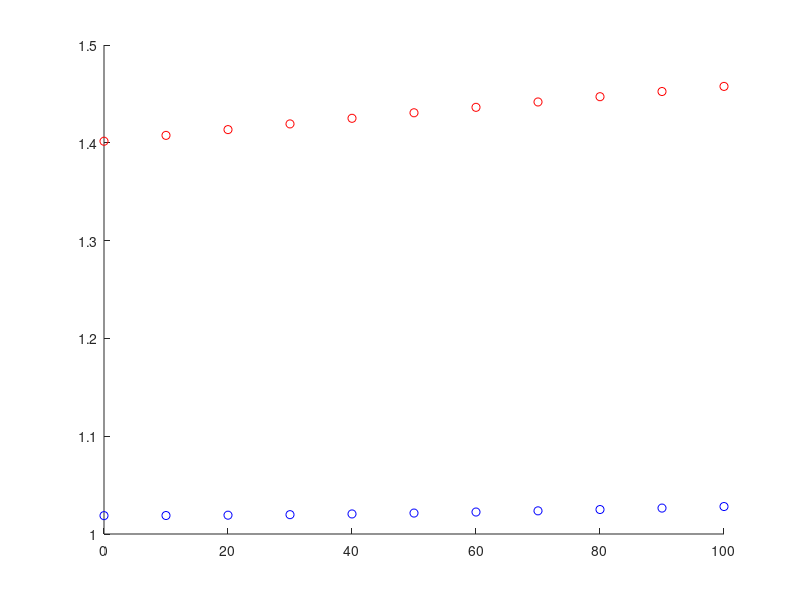
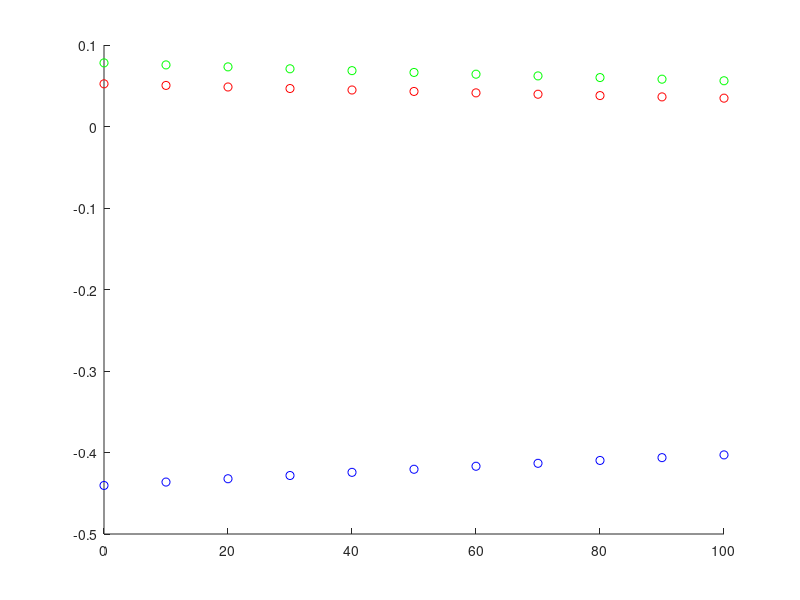
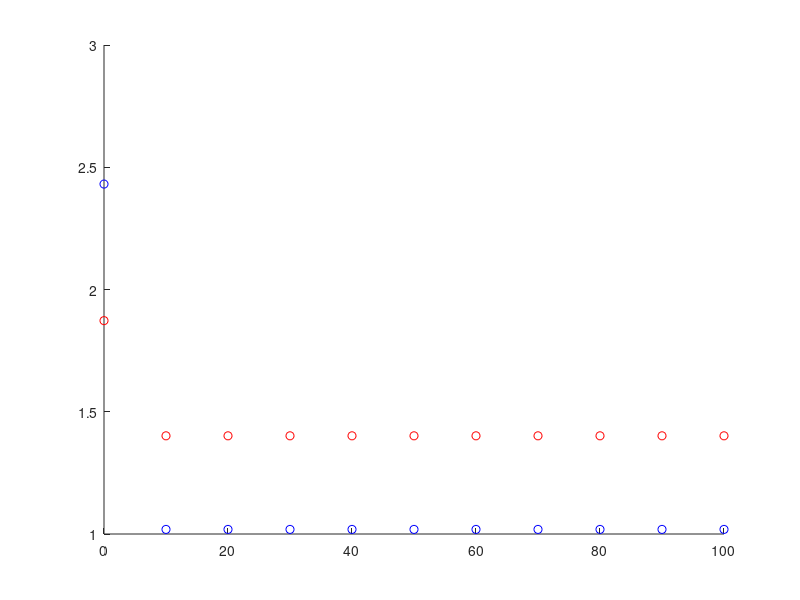
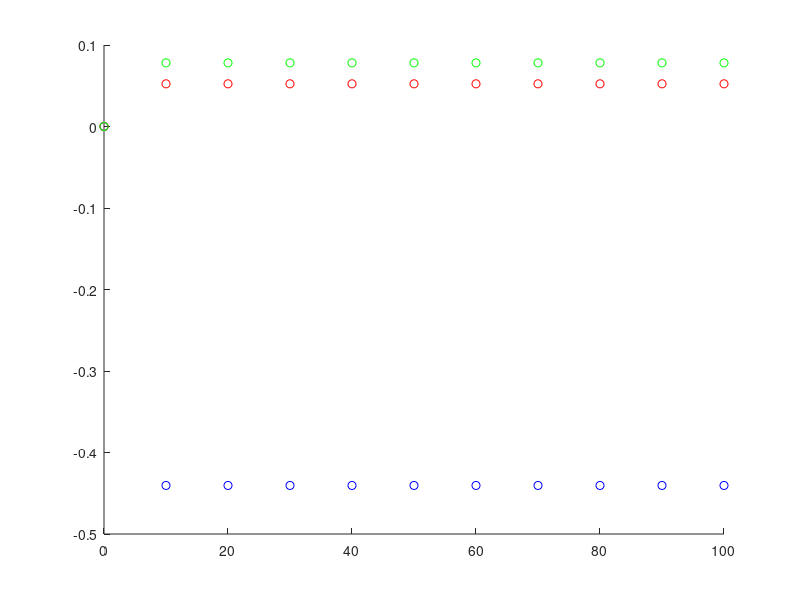

Reproduce these figures in MATLAB, in order.
function Q1()

x = load('hw2x.dat');
y = load('hw2y.dat');
percentCut = 0.9;

x_training = x(1:round(length(x)*percentCut),:);
y_training = y(1:round(length(x)*percentCut),:);
x_test = x(round(length(x)*percentCut) + 1:length(x),:);
y_test = y(round(length(y)*percentCut) + 1:length(y),:);

%Q1.a 
figure 
hold on;
for lambda = 0:10:100
    W = L2Regulization(x_training, y_training, lambda);
%     ySol_training = ExpandX(x_training,1)*W;
%     ySol_test = ExpandX(x_test,1)*W;
    ySol_training = x_training*W;
    ySol_test = x_test*W;

    rMeanSqrEr = sqrt((sum((ySol_training - y_training).^2))/length(ySol_training));
    rMeanSqrEr_test = sqrt((sum((ySol_test - y_test).^2))/length(ySol_test));
    scatter(lambda, rMeanSqrEr,[],[0 0 1] );%blue
    scatter(lambda, rMeanSqrEr_test,[],[1 0 0]);  %Red
end

hold off;

figure
hold on ;
for lambda = 0:10:100
    W = L2Regulization(x_training, y_training, lambda);
    scatter(lambda, W(1),[],[0 0 1] );%blue
    scatter(lambda, W(2),[],[1 0 0]);  %Red
    scatter(lambda, W(3),[],[0 1 0]);  %GREEN
end


%Q1.C 
figure 
hold on;
for lambda = 0:10:100
    W = L1Regulization(x_training, y_training, lambda);
%     ySol_training = ExpandX(x_training,1)*W;
%     ySol_test = ExpandX(x_test,1)*W;
    ySol_training = x_training*W;
    ySol_test = x_test*W;

    rMeanSqrEr = sqrt((sum((ySol_training - y_training).^2))/length(ySol_training));
    rMeanSqrEr_test = sqrt((sum((ySol_test - y_test).^2))/length(ySol_test));
    scatter(lambda, rMeanSqrEr,[],[0 0 1] );%blue
    scatter(lambda, rMeanSqrEr_test,[],[1 0 0]);  %Red
end

hold off;

figure
hold on ;
for lambda = 0:10:100
    W = L1Regulization(x_training, y_training, lambda);
    scatter(lambda, W(1),[],[0 0 1] );%blue
    scatter(lambda, W(2),[],[1 0 0]);  %Red
    scatter(lambda, W(3),[],[0 1 0]);  %GREEN
end


function F = ExpandX(X,d)
  F = [X, ones(size(X, 1),1)];
  for n = 2:d
    F = [F(:,n-1).^n, F];
  end
end

function W = L2Regulization(X,Y, lambda)
  x_extend = X; %ExpandX(X,1);
  I = eye(size(x_extend, 2));
  W = pinv(x_extend'*x_extend + lambda.*I)*x_extend'*Y;
end

%Q1.b
function W = L1Regulization(X,Y, lambda)
  H = X'*X;
  f = -(Y'*X)';
  A = [ 1 1 1;
        1 1 -1;
        1 -1 1;
        -1 1 1;
        1 -1 -1;
        -1 1 -1;
        -1 -1 1;
        -1 -1 -1];
  b = lambda*ones(size(A,1),1);
  W = quadprog(H, f, A, b);
end


function J =errorF(X,Y,W,d, norm)
  if nargin < 5
    norm = 'no';
  end    
    
  x_expand = ExpandX(X,d);
    % normalize
  if strcmpi(norm, 'yes') ==1
    x_expand = Normalize(x_expand);
  end
  J = sum((x_expand*W - Y).^2)/2;
end

end


%
% hold on
% 
% %Q1.b plot linear regression
% 
% extend = ones(size(x));
% 
% x_extend = [x extend];
% 
% W = LinearRegression(x_extend, y);
% 
% W_x = (min(x):0.1:max(x))';
% W_y = [W_x, ones(size(W_x))]*W;
% 
% plot(W_x, W_y,'-r'); 
% 
% %Q 1.c, find error function
% error = sum(((x_extend*W - y).^2))/2;
% disp('Linear regression error function'), disp(error);
% 
% 
% % Q 1.d polynomial regression
% function W = PolyRegress(X,Y,d,norm)
%   if nargin < 4
%     norm = 'no';
%   end  
%     
%   x_extend = ExpandX(X,d);
%   % normalize
%   if strcmpi(norm, 'yes') ==1
%     x_extend = Normalize(x_extend);
%   end
%   W = pinv(x_extend'*x_extend)*x_extend'*Y;
% end
% 
% %Q1.e quadratic fit, and error function
% W = PolyRegress(x, y, 2);
% PlotPoly(x,y,W,2, '-g');
% x_expand = ExpandX(x,2);
% error = sum((x_expand*W - y).^2)/2;
% disp('quadratic regression error function'), disp(error);
% 
% %Q1.f cubic fit, and error function
% W = PolyRegress(x, y, 3);
% PlotPoly(x,y,W,3, '-m');
% x_expand = ExpandX(x,3);
% error = sum((x_expand*W - y).^2)/2;
% disp('cubic regression error function'), disp(error);
% 
% hold off
% title('linear,quadratic,cubic regression fit to data model')
% xlabel('x')
% ylabel('y')
% legend('scatter','linear', 'quadratic', 'cubic','Location','southeast')
% 
% %Q1.g explaination on report
% 
% %Q1.h five-fold cross validation
% kFoldValidation(x, y, 10, 5);
% 
% W = PolyRegress(x, y, 6, 'no');
% x_expand = ExpandX(x,6);
% error = sum((x_expand*W - y).^2)/2;
% disp('six deg poly regression error function'), disp(error);
% %plot best fit polinomial regression
% figure
% scatter(x,y)
% hold on
% PlotPoly(x,y,W,6, '-m')
% title('best fit 6 degree polinomial regression')
% xlabel('x')
% ylabel('y')
% 
% %Q1.i normalized five-fold cross validation
% disp('normalized: ');
% kFoldValidation(x, y, 10, 5, 'yes');
% 
% W = PolyRegress(x, y, 6, 'yes');
% x_expand = ExpandX(x,6);
% x_expand = Normalize(x_expand);
% error = sum((x_expand*W - y).^2)/2;
% disp('six deg normalized poly regression error function'), disp(error);
% %plot normalized best fit 
% figure
% scatter(Normalize(x),y)
% hold on
% PlotPoly(x_expand,y,W,6, '-m')
% title('best fit normalized 6 degree polinomial regression')
% xlabel('x')
% ylabel('y')
% 
% function kFoldValidation(X,Y,d,k,norm)
%     
%   if nargin < 5
%     norm = 'no';
%   end  
% 
%   if mod(length(X),k) == 0
%     numElem = length(X)/k;
%     Xgroup = zeros(numElem, 1, k);
%     Ygroup = zeros(numElem, 1, k);
%     
%     for n = 1:k
%       Xgroup(:, :, n) = X((n-1)*numElem+1 : n*numElem, :);
%       Ygroup(:, :, n) = Y((n-1)*numElem+1 : n*numElem, :);
%     end  
%     
%     crossValidResult = zeros(d, 3);
%     for degree = 1 : d
%       error_train = zeros(k,1);
%       error_valid = zeros(k,1);
%       for m = 1:k
%         Dx_valid = Xgroup(:,:,m);
%         Dy_valid = Ygroup(:,:,m);
%         Dx_train = x;
%         Dx_train((m-1)*numElem+1 : m*numElem) = [];
%         Dy_train = y;
%         Dy_train((m-1)*numElem+1 : m*numElem) = [];
%         W = PolyRegress(Dx_train, Dy_train, degree, norm);
%         error_train(m) = errorF(Dx_train, Dy_train, W, degree, norm);
%         error_valid(m) = errorF(Dx_valid, Dy_valid, W, degree, norm);
%       end
%       crossValidResult(degree, :) = [degree mean(error_train) mean(error_valid)];
%     end 
%     disp(sprintf('Cross Validation %d',k)),disp(crossValidResult);
%     %plot the error
%     figure
%     plot(crossValidResult(:,1), crossValidResult(:,2),'b-o',crossValidResult(:,1), crossValidResult(:,3),'r-s')
%     title('training error, validation error figure')
%     xlabel('degree')
%     ylabel('error')
%     legend('training error','validation error')
%   end  
% end 
% 
% % Q1.b linear regression
% function W = LinearRegression(X, Y)
%   W = pinv(X'*X)*X'*Y;
% end
% 
% function norm = Normalize(X)
%   norm = X(:,:);
%   for i = 1:size(X,2);
%       norm(:,i) = X(:, i)./(max(abs(X(:,i))));
%   end
% end 
% 
% function F = ExpandX(X,d)
%   F = [X, ones(size(X))];
%   for n = 2:d
%     F = [F(:,n-1).^n F];
%   end
% end
% 
% function PlotPoly(X, Y, W, d, font)
%   gridX = (min(X):0.05:max(X))';
%   gridY = ExpandX(gridX, d);
%   plot(gridX, gridY*W, font);
% end
% 
% function J =errorF(X,Y,W,d, norm)
%   if nargin < 5
%     norm = 'no';
%   end    
%     
%   x_expand = ExpandX(X,d);
%     % normalize
%   if strcmpi(norm, 'yes') ==1
%     x_expand = Normalize(x_expand);
%   end
%   J = sum((x_expand*W - Y).^2)/2;
% end
% 
% end